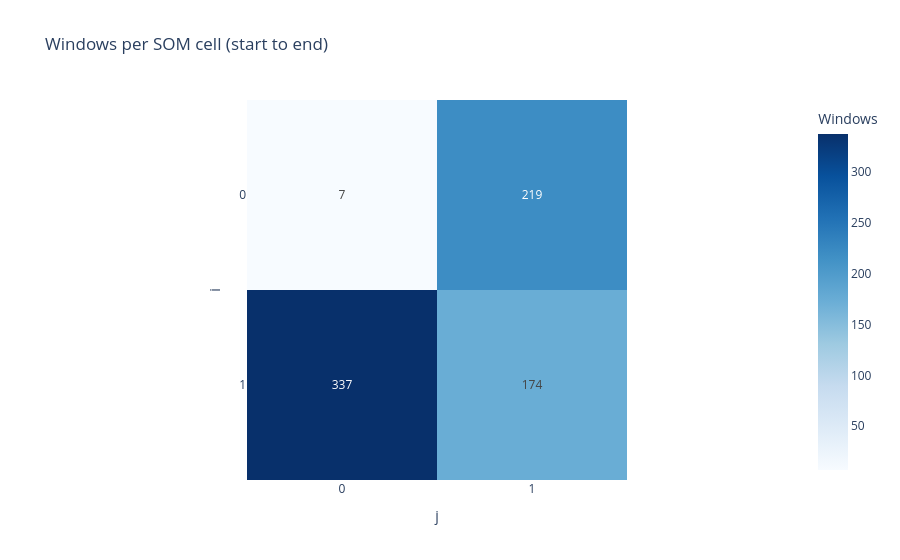

Notebook code for this chart:
### Code cell
heatmap_plot = kairo.plot_som_heatmap(features_and_clusters, size=(2,2),
                                 #start_date="2017-06-01",
                                 #end_date="2018-11-26"
                                 )
heatmap_plot.show()

### Figure 1 — Plotly figure (JSON) as saved in the notebook; plotly's stock layout.template omitted (floating-point values rounded to 4 significant figures)
{"data": [{"coloraxis": "coloraxis", "hovertemplate": "j: %{x}<br>i: %{y}<br>Windows: %{z}<extra></extra>", "name": "0", "texttemplate": "%{z:,d}", "type": "heatmap", "x": [0, 1], "xaxis": "x", "y": [0, 1], "yaxis": "y", "z": [[7, 219], [337, 174]]}], "layout": {"coloraxis": {"colorbar": {"title": {"text": "Windows"}}, "colorscale": [[0, "rgb(247,251,255)"], [0.125, "rgb(222,235,247)"], [0.25, "rgb(198,219,239)"], [0.375, "rgb(158,202,225)"], [0.5, "rgb(107,174,214)"], [0.625, "rgb(66,146,198)"], [0.75, "rgb(33,113,181)"], [0.875, "rgb(8,81,156)"], [1, "rgb(8,48,107)"]]}, "title": {"text": "Windows per SOM cell (start to end)"}, "xaxis": {"anchor": "y", "constrain": "domain", "domain": [0, 1], "dtick": 1, "scaleanchor": "y", "title": {"text": "j"}}, "yaxis": {"anchor": "x", "autorange": "reversed", "constrain": "domain", "domain": [0, 1], "dtick": 1, "title": {"text": "i"}}}}
